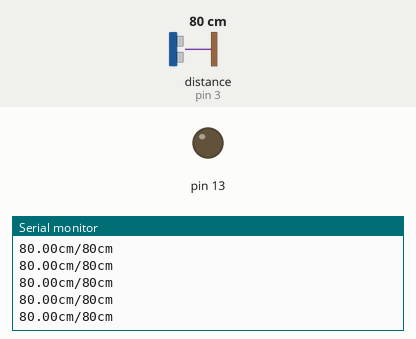
Recording of a sketch running on a simulated Arduino Uno, built with avr-gcc and run on an emulated ATmega328P. On the bench: output pins drawn as LEDs (lit = HIGH), the last lines printed to the serial monitor. Wiring (inferred from the names in the program): ultrasonic range finder: trigger pin 2; echo pin 3. Inputs (shaded band) come from the test bench; at power-on: distance to the obstacle (sensor on pin 3) 80 cm. The echo pulse lasts 58.3 µs per cm; pins used as bus, display or sensor lines are not drawn.

Above: at 1.2 s.
1.3 s: distance to the obstacle (sensor on pin 3) set to 9 cm
At 2.4 s:
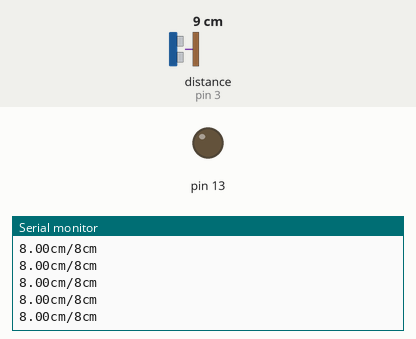
4.3 s: distance to the obstacle (sensor on pin 3) set to 299 cm
At 5.4 s:
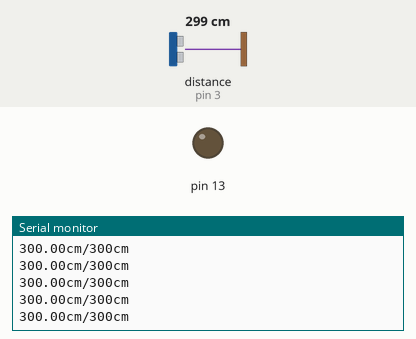
Timing chart, 0 to 7.3 s (numbered marks = the images above; inputs shaded):
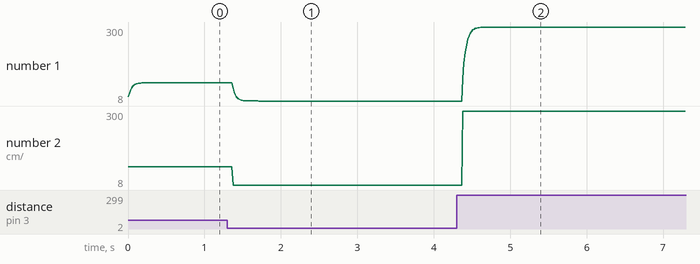

Measured:
- after the input at 1.3 s, the serial monitor: prints a new line after 0.07 s (image 1)
- after the input at 4.3 s, the serial monitor: prints a new line after 0.08 s (image 2)
- plotted number 1: 80 → 8 after the input at 1.3 s, 8 → 300 after the input at 4.3 s
- plotted number 2: 80 → 8 after the input at 1.3 s, 8 → 300 after the input at 4.3 s

The sketch:

HCSR04_UltrasonicDistance.ino
```cpp
int triggerPin = 2;
int echoPin = 3;

void setup() {
  pinMode(triggerPin, OUTPUT);
  pinMode(echoPin, INPUT);

  pinMode(13, OUTPUT);
  Serial.begin(9600);
}

long HCSR04_blocking_cm(int triggerPin, int echoPin)
{
  // Pulse trigger
  digitalWrite(2, HIGH);
  delayMicroseconds(10);
  digitalWrite(2, LOW);

  // Time result
  long duration_us = pulseIn(echoPin, HIGH, 100000);
  return duration_us / 58;
}

float movingAverage = 0;
const float exponentialFilter = 0.3;

void loop() {
  // Trigger on
  int cm = HCSR04_blocking_cm(triggerPin, echoPin);
  movingAverage = movingAverage * (1-exponentialFilter) + cm * exponentialFilter;
  Serial.print(movingAverage);
  Serial.print("cm/");
  Serial.print(cm);
  Serial.println("cm");
}
```
